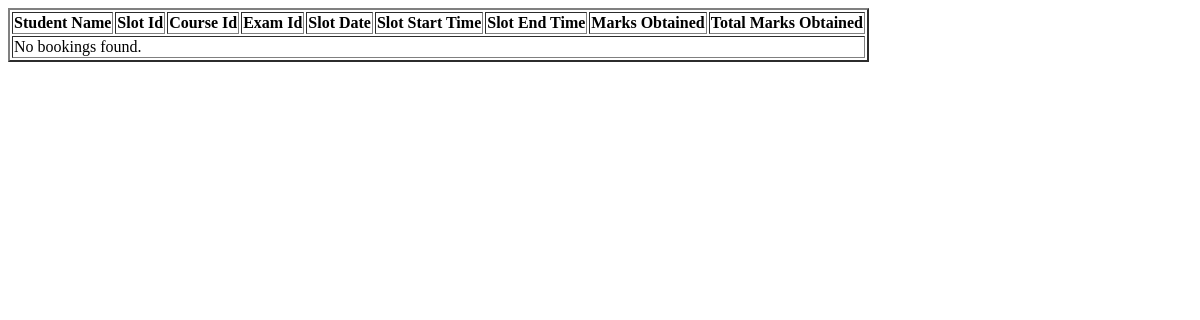
The page /view_booked_slot/20261001 on the database as committed earlier.
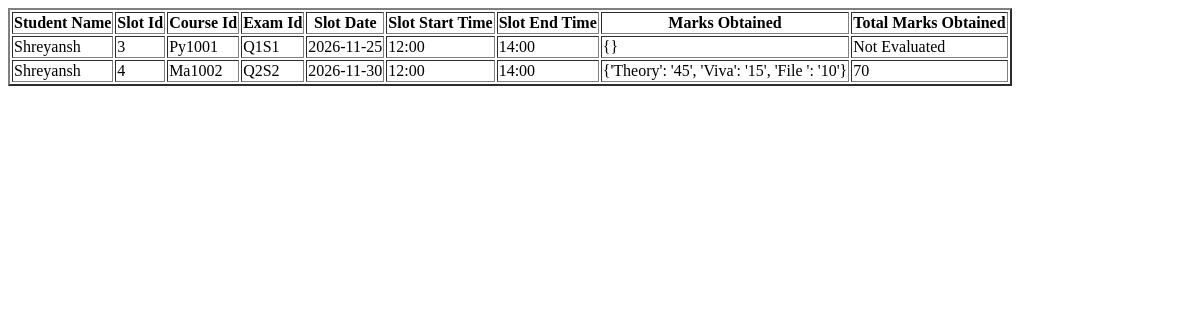
The same page on the database as committed later.
### app.py (models this page shows)
class Booking(db.Model):
    id = db.Column(db.Integer,primary_key=True)
    student_id = db.Column(db.Integer,db.ForeignKey(Student.id))
    examination_slot_id=db.Column(db.Integer,db.ForeignKey(ExaminationSlot.id))
    status = db.Column(db.String)
    rubrics = db.Column(db.JSON,default=dict)
    examination_slot = db.relationship('ExaminationSlot', backref = 'booking',lazy = True)

class Student(db.Model):
    id = db.Column(db.Integer, primary_key=True)
    name = db.Column(db.String(60))
    username = db.Column(db.String(20))
    password = db.Column(db.String(50))
    email_id = db.Column(db.String(100))
    contact_no = db.Column(db.String(10))
    bookings = db.relationship('Booking', backref = 'student',lazy = True)

class Examination(db.Model):
    id = db.Column(db.String, primary_key=True)
    name = db.Column(db.String)
    type = db.Column(db.String)
    maximum_marks = db.Column(db.Integer)
    duration = db.Column(db.String)
    slot_open_date = db.Column(db.Date)
    slot_close_date = db.Column(db.Date)
    booking_open_date = db.Column(db.Date)
    booking_close_date = db.Column(db.Date)
    status = db.Column(db.String)
    course_id =db.Column(db.String,db.ForeignKey('course.course_id'))
    examiner_id =db.Column(db.String,db.ForeignKey('examiner.id'))
    examination_slot = db.relationship('ExaminationSlot', backref = 'examination',lazy = True)
    examination_rubrics = db.relationship('ExaminationRubrics', backref = 'examination',lazy = True)

class ExaminationSlot(db.Model):
    id = db.Column(db.Integer, primary_key=True,autoincrement=True)
    date = db.Column(db.Date)
    start_time = db.Column(db.String)
    end_time = db.Column(db.String)
    maximum_slots = db.Column(db.String)
    available_slots= db.Column(db.String)
    status = db.Column(db.String)
    created_by = db.Column(db.String,nullable=False)
    examination_id = db.Column(db.String,db.ForeignKey('examination.id'))
    examiner_id = db.Column(db.Integer,db.ForeignKey('examiner.id'))
    bookings = db.relationship('Booking', backref = 'examinationslot',lazy = True)

### app.py (the view)
@app.route('/view_booked_slot/<int:id>')
def view_slot_booking(id):
    examination_slot = ExaminationSlot.query.filter_by(id=id).first()
    booking = Booking.query.filter_by(student_id=id).all()
    for b in booking:
            if b.rubrics:
                b.total_marks = sum(int(score) for score in b.rubrics.values())
            else:
                b.total_marks = 'Not Evaluated'
    return render_template('view_booked_slot.html',examination_slot=examination_slot,booking=booking)

### templates/view_booked_slot.html (shortened to what this page needs)
<!DOCTYPE html>
<html lang="en">
<head>
</head>
<body>
    <table border="2">
        <tr>
            <th>Student Name</th>
            <th>Slot Id</th>
            <th>Course Id</th>
            <th>Exam Id</th>
            <th>Slot Date</th>
            <th>Slot Start Time</th>
            <th>Slot End Time</th>
            <th>Marks Obtained</th>
            <th>Total Marks Obtained</th>
        </tr>
        {% for i in booking %}
        <tr>
            <td>{{i.student.name}}</td>
            <td>{{i.id}}</td>
            <td>{{i.examination_slot.examination.course_id}}</td>
            <td>{{i.examination_slot.examination.id}}</td>
            <td>{{i.examination_slot.date}}</td>
            <td>{{i.examination_slot.start_time}}</td>
            <td>{{i.examination_slot.end_time}}</td>
            <td>{{i.rubrics}}</td>
            <td>{{i.total_marks}}</td>
        </tr>
        {% else %}
        <tr>
            <td colspan="9">No bookings found.</td>
        </tr>
        {% endfor %}
    </table>
</body>
</html>

Rows that differ between the two databases and show on the page:
added Booking: student.name "Shreyansh", id "3", examination_slot.examination.course_id "Py1001", examination_slot.examination.id "Q1S1", examination_slot "2026-11-25", examination_slot.start_time "12:00", examination_slot.end_time "14:00", rubrics "{}", total_marks "Not Evaluated"
now on this page (row edited): Booking: student.name "Shreyansh", id "4", examination_slot.examination.course_id "Ma1002", examination_slot.examination.id "Q2S2", examination_slot "2026-11-30", examination_slot.start_time "12:00", examination_slot.end_time "14:00", rubrics "{'Theory': '45', 'Viva': '15', 'File ': '10'}", total_marks "70"
Other text that changed with them:
text no longer shown: "No bookings found."
